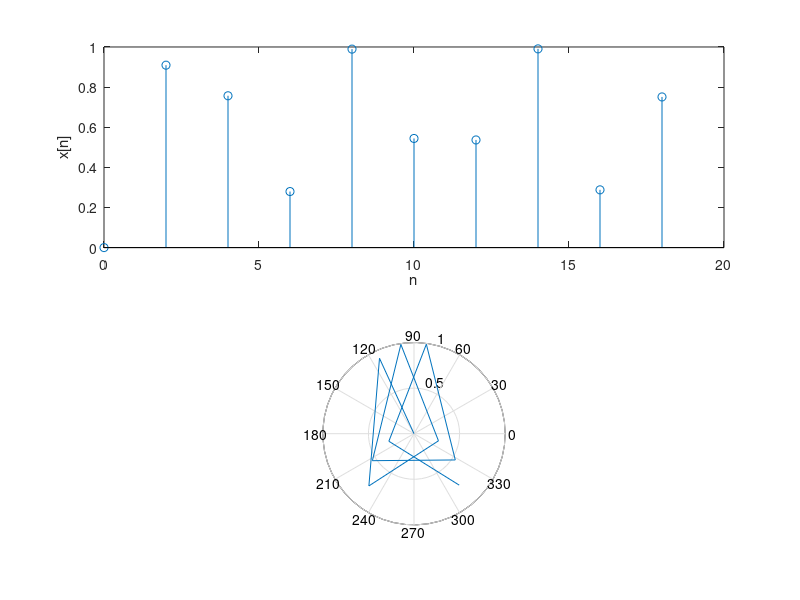

Here is the MATLAB script that generated this plot:
%since polar test
clear
clf % clear the current figure
% define the interval over three periods
n = [ 0 :2 : 6*pi ] ;
x = sin(n);
x_rectified = abs(x) ; % obtain a "full-wave rectified" version
 % of the sine wave
subplot(2,1,1)
stem(n,x_rectified)
xlabel('n')
ylabel('x[n]')
subplot(2,1,2)
polar(n, x_rectified);
